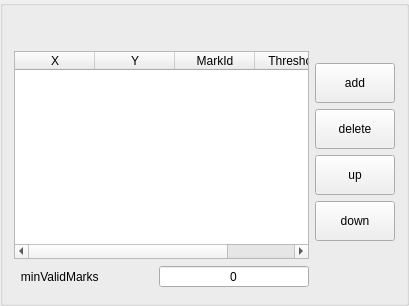
          <widget class="GroupBox" name="gpb_coarseAlign_point">
           <property name="minimumSize">
            <size>
             <width>409</width>
             <height>0</height>
            </size>
           </property>
           <property name="title">
            <string/>
           </property>
           <layout class="QGridLayout" name="gridLayout_82">
            <property name="topMargin">
             <number>45</number>
            </property>
            <property name="bottomMargin">
             <number>15</number>
            </property>
            <item row="5" column="3">
             <widget class="QPushButton" name="coarseAlign_down_pushbutton">
              <property name="sizePolicy">
               <sizepolicy hsizetype="Preferred" vsizetype="Preferred">
                <horstretch>0</horstretch>
                <verstretch>0</verstretch>
               </sizepolicy>
              </property>
              <property name="minimumSize">
               <size>
                <width>0</width>
                <height>40</height>
               </size>
              </property>
              <property name="maximumSize">
               <size>
                <width>150</width>
                <height>40</height>
               </size>
              </property>
              <property name="text">
               <string>down</string>
              </property>
             </widget>
            </item>
            <item row="2" column="3">
             <widget class="QPushButton" name="coarseAlign_add_pushButton">
              <property name="sizePolicy">
               <sizepolicy hsizetype="Preferred" vsizetype="Preferred">
                <horstretch>0</horstretch>
                <verstretch>0</verstretch>
               </sizepolicy>
              </property>
              <property name="minimumSize">
               <size>
                <width>80</width>
                <height>40</height>
               </size>
              </property>
              <property name="maximumSize">
               <size>
                <width>150</width>
                <height>45</height>
               </size>
              </property>
              <property name="text">
               <string>add</string>
              </property>
             </widget>
            </item>
            <item row="11" column="2">
             <widget class="QSpinBox" name="spb_coarseMinValidMarks">
              <property name="sizePolicy">
               <sizepolicy hsizetype="Expanding" vsizetype="Fixed">
                <horstretch>0</horstretch>
                <verstretch>0</verstretch>
               </sizepolicy>
              </property>
              <property name="maximumSize">
               <size>
                <width>150</width>
                <height>16777215</height>
               </size>
              </property>
              <property name="alignment">
               <set>Qt::AlignCenter</set>
              </property>
              <property name="buttonSymbols">
               <enum>QAbstractSpinBox::NoButtons</enum>
              </property>
              <property name="minimum">
               <number>-9999</number>
              </property>
              <property name="maximum">
               <number>9999</number>
              </property>
             </widget>
            </item>
            <item row="3" column="3">
             <widget class="QPushButton" name="coarseAlign_delete_pushbutton">
              <property name="sizePolicy">
               <sizepolicy hsizetype="Preferred" vsizetype="Preferred">
                <horstretch>0</horstretch>
                <verstretch>0</verstretch>
               </sizepolicy>
              </property>
              <property name="minimumSize">
               <size>
                <width>0</width>
                <height>40</height>
               </size>
              </property>
              <property name="maximumSize">
               <size>
                <width>150</width>
                <height>45</height>
               </size>
              </property>
              <property name="text">
               <string>delete</string>
              </property>
             </widget>
            </item>
            <item row="4" column="3">
             <widget class="QPushButton" name="coarseAlign_up_pushbutton">
              <property name="sizePolicy">
               <sizepolicy hsizetype="Preferred" vsizetype="Preferred">
                <horstretch>0</horstretch>
                <verstretch>0</verstretch>
               </sizepolicy>
              </property>
              <property name="minimumSize">
               <size>
                <width>0</width>
                <height>40</height>
               </size>
              </property>
              <property name="maximumSize">
               <size>
                <width>150</width>
                <height>45</height>
               </size>
              </property>
              <property name="text">
               <string>up</string>
              </property>
             </widget>
            </item>
            <item row="11" column="0">
             <widget class="QLabel" name="lbl_coarseMinValidMarks">
              <property name="sizePolicy">
               <sizepolicy hsizetype="Preferred" vsizetype="Preferred">
                <horstretch>0</horstretch>
                <verstretch>0</verstretch>
               </sizepolicy>
              </property>
              <property name="text">
               <string>  minValidMarks</string>
              </property>
              <property name="alignment">
               <set>Qt::AlignCenter</set>
              </property>
             </widget>
            </item>
            <item row="0" column="0" rowspan="9" colspan="3">
             <widget class="QTableWidget" name="coarseAlign_tableWidget">
              <property name="sizePolicy">
               <sizepolicy hsizetype="Preferred" vsizetype="Preferred">
                <horstretch>0</horstretch>
                <verstretch>0</verstretch>
               </sizepolicy>
              </property>
              <property name="minimumSize">
               <size>
                <width>0</width>
                <height>0</height>
               </size>
              </property>
              <property name="layoutDirection">
               <enum>Qt::LeftToRight</enum>
              </property>
              <attribute name="horizontalHeaderMinimumSectionSize">
               <number>30</number>
              </attribute>
              <attribute name="horizontalHeaderDefaultSectionSize">
               <number>80</number>
              </attribute>
              <column>
               <property name="text">
                <string>X</string>
               </property>
              </column>
              <column>
               <property name="text">
                <string>Y</string>
               </property>
              </column>
              <column>
               <property name="text">
                <string>MarkId</string>
               </property>
              </column>
              <column>
               <property name="text">
                <string>Threshold</string>
               </property>
              </column>
             </widget>
            </item>
           </layout>
          </widget>
